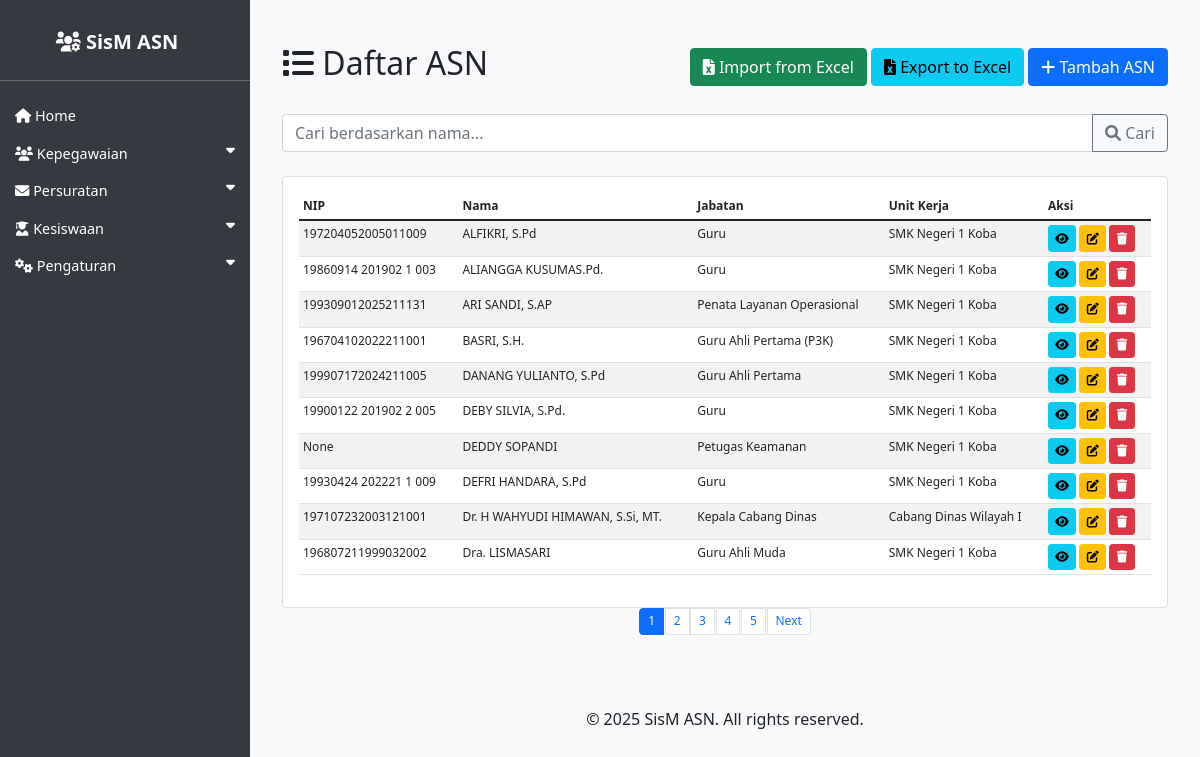
The page /asn/ on the database its author committed.
### asn_app/models.py (models this page shows, shortened)
class ASN(models.Model):
    JENIS_KELAMIN_CHOICES = [
        ('L', 'Laki-laki'),
        ('P', 'Perempuan'),
    ]
    AGAMA_CHOICES = [
        ('ISLAM', 'Islam'),
        ('KRISTEN', 'Kristen'),
        ('KATOLIK', 'Katolik'),
        ('HINDU', 'Hindu'),
        ('BUDDHA', 'Buddha'),
        ('KONGHUCU', 'Konghucu'),
    ]
    nip = models.CharField(max_length=18, unique=True, null=True, blank=True)
    nama = models.CharField(max_length=100)
    tempat_lahir = models.CharField(max_length=50)
    tanggal_lahir = models.DateField()
    jenis_kelamin = models.CharField(max_length=1, choices=JENIS_KELAMIN_CHOICES)
    agama = models.CharField(max_length=10, choices=AGAMA_CHOICES)
    alamat = models.TextField()
    email = models.EmailField()
    telepon = models.CharField(max_length=15)
    jabatan = models.CharField(max_length=100)
    pangkat = models.CharField(max_length=50, null=True, blank=True)
    golongan = models.CharField(max_length=5, null=True, blank=True)
    nama_istri_suami = models.CharField(max_length=100, blank=True, null=True, verbose_name='Nama Istri/Suami')
    unit_kerja = models.CharField(max_length=100)
    foto = models.ImageField(upload_to='asn_fotos/', blank=True, null=True)
    pendidikan_terakhir = models.CharField(max_length=255, blank=True, verbose_name='Pendidikan Terakhir')
    tmt_pangkat = models.DateField(null=True, blank=True, verbose_name='TMT Pangkat')
    tmt_cpns = models.DateField(null=True, blank=True, verbose_name='TMT CPNS')
    tmt_jabatan = models.DateField(null=True, blank=True, verbose_name='TMT Jabatan')
    created_at = models.DateTimeField(auto_now_add=True)
    updated_at = models.DateTimeField(auto_now=True)

### asn_app/views.py (the view)
# urls.py: path('', views.asn_list, name='asn_list'),
def asn_list(request):
    query = request.GET.get('q')
    if query:
        asn_queryset = ASN.objects.filter(nama__icontains=query).order_by('nama')
    else:
        asn_queryset = ASN.objects.all().order_by('nama')
    paginator = Paginator(asn_queryset, 10)  # 10 items per page
    page_number = request.GET.get('page')
    page_obj = paginator.get_page(page_number)
    return render(request, 'asn_app/asn_list.html', {'page_obj': page_obj, 'query': query})

### asn_app/templates/asn_app/asn_list.html (shortened to what this page needs)
{% extends 'asn_app/base.html' %}
{% block content %}
<div class="container mt-4">
    <div class="d-flex justify-content-between align-items-center mb-4">
        <h2><i class="fas fa-list"></i> Daftar ASN</h2>
        <div>
            <a href="{% url 'import_asn_excel' %}" class="btn btn-success">
                <i class="fas fa-file-excel"></i> Import from Excel
            </a>
            <a href="{% url 'export_asn_excel' %}" class="btn btn-info">
                <i class="fas fa-file-excel"></i> Export to Excel
            </a>
            <a href="{% url 'asn_create' %}" class="btn btn-primary">
                <i class="fas fa-plus"></i> Tambah ASN
            </a>
        </div>
    </div>
    <div class="mb-4">
        <form method="get" action="{% url 'asn_list' %}">
            <div class="input-group">
                <input type="text" name="q" class="form-control" placeholder="Cari berdasarkan nama..." value="{{ query|default:'' }}">
                <button class="btn btn-outline-secondary" type="submit">
                    <i class="fas fa-search"></i> Cari
                </button>
            </div>
        </form>
    </div>
    <div class="card">
        <div class="card-body">
            <div class="table-responsive">
                <table class="table table-striped asn-table">
                    <thead>
                        <tr>
                            <th>NIP</th>
                            <th>Nama</th>
                            <th>Jabatan</th>
                            <th>Unit Kerja</th>
                            <th>Aksi</th>
                        </tr>
                    </thead>
                    <tbody>
                        {% for asn in page_obj %}
                        <tr>
                            <td>{{ asn.nip }}</td>
                            <td>{{ asn.nama }}</td>
                            <td>{{ asn.jabatan }}</td>
                            <td>{{ asn.unit_kerja }}</td>
                            <td>
                                <a href="{% url 'asn_detail' asn.pk %}" class="btn btn-sm btn-info">
                                    <i class="fas fa-eye"></i>
                                </a>
                                <a href="{% url 'asn_update' asn.pk %}" class="btn btn-sm btn-warning">
                                    <i class="fas fa-edit"></i>
                                </a>
                                <a href="{% url 'asn_delete' asn.pk %}" class="btn btn-sm btn-danger">
                                    <i class="fas fa-trash"></i>
                                </a>
                            </td>
                        </tr>
                        {% endfor %}
                    </tbody>
                </table>
            </div>
        </div>
    </div>
    {% if page_obj.has_other_pages %}
    <nav aria-label="Page navigation">
        <ul class="pagination justify-content-center">
            {% for num in page_obj.paginator.page_range %}
                <li class="page-item {% if page_obj.number == num %}active{% endif %}">
                    <a class="page-link" href="?page={{ num }}{% if query %}&q={{ query }}{% endif %}">{{ num }}</a>
                </li>
            {% endfor %}
            {% if page_obj.has_next %}
                <li class="page-item">
                    <a class="page-link" href="?page={{ page_obj.next_page_number }}{% if query %}&q={{ query }}{% endif %}">Next</a>
                </li>
            {% endif %}
        </ul>
    </nav>
    {% endif %}
</div>
{% endblock %}

### asn_app/templates/asn_app/base.html (style rules this page uses)
body { display: flex; min-height: 100vh; flex-direction: column; background-color: #f8f9fa; }

### asn_app/templates/asn_app/asn_list.html (style rules this page uses)
.asn-table { font-size: 12px !important; }
.asn-table th, .asn-table td { font-size: 12px !important; padding: 0.25rem !important; }
.btn.btn-sm { font-size: 12px !important; padding: 0.2rem 0.4rem !important; }
.pagination .page-link { font-size: 12px !important; padding: 0.2rem 0.5rem !important; }
.pagination .page-item { margin: 0 0.05rem; }

### rows shown on the page
ASN: nip "197204052005011009", nama "ALFIKRI, S.Pd", jabatan "Guru", unit_kerja "SMK Negeri 1 Koba"
ASN: nip "19860914 201902 1 003", nama "ALIANGGA KUSUMAS.Pd.", jabatan "Guru", unit_kerja "SMK Negeri 1 Koba"
ASN: nip "199309012025211131", nama "ARI SANDI, S.AP", jabatan "Penata Layanan Operasional", unit_kerja "SMK Negeri 1 Koba"
ASN: nip "196704102022211001", nama "BASRI, S.H.", jabatan "Guru Ahli Pertama (P3K)", unit_kerja "SMK Negeri 1 Koba"
ASN: nip "199907172024211005", nama "DANANG YULIANTO, S.Pd", jabatan "Guru Ahli Pertama", unit_kerja "SMK Negeri 1 Koba"
ASN: nip "19900122 201902 2 005", nama "DEBY SILVIA, S.Pd.", jabatan "Guru", unit_kerja "SMK Negeri 1 Koba"
ASN: nip "None", nama "DEDDY SOPANDI", jabatan "Petugas Keamanan", unit_kerja "SMK Negeri 1 Koba"
ASN: nip "19930424 202221 1 009", nama "DEFRI HANDARA, S.Pd", jabatan "Guru", unit_kerja "SMK Negeri 1 Koba"
ASN: nip "197107232003121001", nama "Dr. H WAHYUDI HIMAWAN, S.Si, MT.", jabatan "Kepala Cabang Dinas", unit_kerja "Cabang Dinas Wilayah I"
ASN: nip "196807211999032002", nama "Dra. LISMASARI", jabatan "Guru Ahli Muda", unit_kerja "SMK Negeri 1 Koba"

### other values the page prints
{{ num }} "1" "2" "3" "4" "5"
